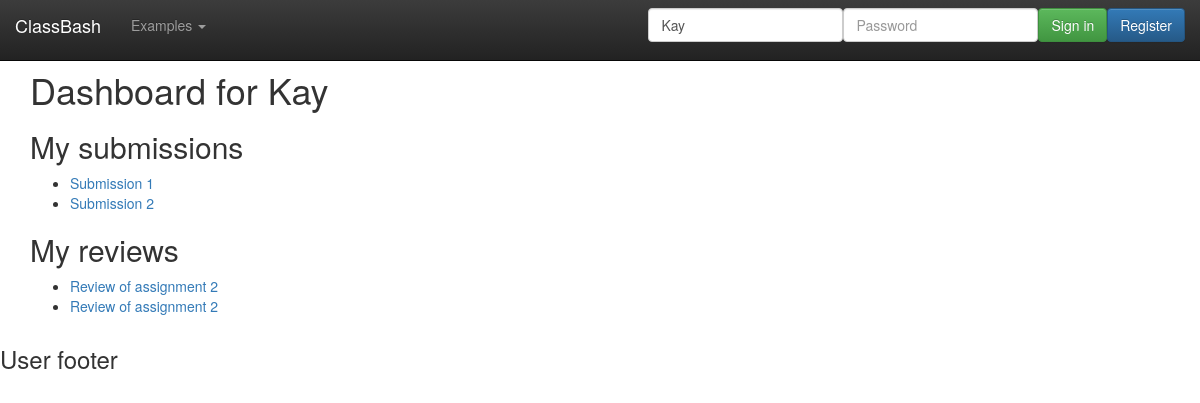
Page /WebContent/user/show/1 on the committed database.
### tables this page shows
CREATE TABLE Users (
  userId             int(11) NOT NULL AUTO_INCREMENT,
  userName           varchar (255) UNIQUE NOT NULL,
  passwordHash       varchar(255) NOT NULL,
  dateCreated        TIMESTAMP DEFAULT CURRENT_TIMESTAMP,
  PRIMARY KEY (userId)
);

CREATE TABLE Submissions (
  submissionId       int(11) NOT NULL AUTO_INCREMENT,
  submitterId        int(11) NOT NULL,
  assignmentId       int(11) NOT NULL,
  submissionFile     varchar (255) UNIQUE NOT NULL,
  dateCreated        TIMESTAMP DEFAULT CURRENT_TIMESTAMP,
  PRIMARY KEY (submissionId),
  FOREIGN KEY (submitterId) REFERENCES Users(userId),
  FOREIGN KEY (assignmentId) REFERENCES Assignments(assignmentId),
  CONSTRAINT sid_anum UNIQUE (submitterId, assignmentId)
);

CREATE TABLE Reviews (
  reviewId           int(11) NOT NULL AUTO_INCREMENT,
  submissionId       int(11) NOT NULL,
  reviewerId         int(11) NOT NULL,
  score              int NOT NULL,
  review             varchar (4096) NOT NULL,
  dateCreated        TIMESTAMP DEFAULT CURRENT_TIMESTAMP,
  PRIMARY KEY (reviewId),
  FOREIGN KEY (submissionId) REFERENCES Submissions(submissionId),
  FOREIGN KEY (reviewerId) REFERENCES Users(userId),
  CONSTRAINT rid_subid UNIQUE (reviewerId, submissionId)
);

### WebContent/models/User.class.php (called while the page is built, shortened)
<?php
class User {
	private $formInput;
	private $userName;
	public function __construct($formInput = null) {
		$this->formInput = $formInput;
	}
	public function getUserName() {
		return $this->userName;
	}
	private function extractForm($valueName) {
		if (isset($this->formInput[$valueName])) {
			$value = trim($this->formInput[$valueName]);
			$value = stripslashes ($value);
			$value = htmlspecialchars ($value);
			return $value;
		}
	}
	private function validateUserName() {
		$this->userName = $this->extractForm('userName');
	}
}
?>

### WebContent/models/UsersDB.class.php (called while the page is built, shortened)
<?php
class UsersDB {
	public static function getUserRowSetsBy($type = null, $value = null) {
		$allowedTypes = ["userId", "userName"];
		$userRowSets = array();
		try {
			$db = Database::getDB ();
			$query = "SELECT userId, userName, passwordHash FROM Users";
			if (!is_null($type)) {
			    $query = $query. " WHERE ($type = :$type)";
			    $statement = $db->prepare($query);
			    $statement->bindParam(":$type", $value);
			} else
				$statement = $db->prepare($query);
			$statement->execute ();
			$userRowSets = $statement->fetchAll(PDO::FETCH_ASSOC);
		} catch (Exception $e) {
			echo "<p>Error getting user rows by $type: " . $e->getMessage () . "</p>";
		}
		return $userRowSets;
	}
	public static function getUsersArray($rowSets) {
		$users = array();
	 	if (!empty($rowSets)) {
			foreach ($rowSets as $userRow ) {
				$user = new User($userRow);
				$user->setUserId($userRow['userId']);
				array_push ($users, $user );
			}
	 	}
		return $users;
	}
	public static function getUsersBy($type=null, $value=null) {
		$userRows = UsersDB::getUserRowSetsBy($type, $value);
		return UsersDB::getUsersArray($userRows);
	}
}
?>

### WebContent/models/Submission.class.php (called while the page is built, shortened)
<?php
class Submission {
	private $formInput;
	private $assignmentId;
	public function __construct($formInput = null) {
		$this->formInput = $formInput;
	}
	public function getAssignmentId() {
		return $this->assignmentId;
	}
	private function extractForm($valueName) {
		if (isset($this->formInput[$valueName])) {
			$value = trim($this->formInput[$valueName]);
			$value = stripslashes ($value);
			$value = htmlspecialchars ($value);
			return $value;
		}
	}
	private function validateAssignmentId() {
		$this->assignmentId = $this->extractForm('assignmentId');
	}
}
?>

### WebContent/models/SubmissionsDB.class.php (called while the page is built, shortened)
<?php
class SubmissionsDB {
	public static function getSubmissionRowSetsBy($type = null, $value = null) {
		$allowedTypes = array("submissionId", "submitterName", "assignmentId");
		$typeAlias = array("submitterName" => "Users.userName");
		$submissionRowSets = array();
		try {
			$db = Database::getDB ();
			$query = "SELECT Submissions.assignmentId, Submissions.submissionFile,
					  Submissions.submitterId, Submissions.submissionId,
	   		          Users.userName as submitterName
	   		          FROM Submissions LEFT JOIN Users ON Submissions.submitterId = Users.userId";
			if (!is_null($type)) {
				$typeValue = (isset($typeAlias[$type]))?$typeAlias[$type]:$type;
			    $query = $query. " WHERE ($typeValue = :$type)";
			    $statement = $db->prepare($query);
			    $statement->bindParam(":$type", $value);
			} else
				$statement = $db->prepare($query);
			$statement->execute ();
			$submissionRowSets = $statement->fetchAll(PDO::FETCH_ASSOC);
		} catch ( PDOException $e ) {
		}
		return $submissionRowSets;
	}
	public static function getSubmissionsArray($rowSets) {
		$submissions = array();
		foreach ($rowSets as $submissionRow ) {
			$submission = new Submission($submissionRow);
			$submission->setSubmissionId($submissionRow['submissionId']);
			$submission->setSubmissionFile($submissionRow['submissionFile']);
			array_push ($submissions, $submission);
		}
		return $submissions;
	}
	public static function getSubmissionsBy($type=null, $value=null) {
		$submissionRows = SubmissionsDB::getSubmissionRowSetsBy($type, $value);
		return SubmissionsDB::getSubmissionsArray($submissionRows);
	}
}
?>

### WebContent/models/Review.class.php (called while the page is built, shortened)
<?php
class Review {
	private $reviewId;
	public function getReviewId() {
		return $this->reviewId;
	}
	public function setReviewId($id) {
		$this->reviewId = $id;
	}
	private function initialize() {
		$this->reviewId = 0;
	}
}
?>

### WebContent/models/ReviewsDB.class.php (called while the page is built, shortened)
<?php
class ReviewsDB {
	public static function getReviewRowSetsBy($type = null, $value = null) {
		$allowedTypes = ["reviewId", "reviewerName", "submissionId", "score", "userId"];
		$typeAlias = array("reviewerName" => "Users.userName");
		$reviewRowSets = array();
		try {
			$db = Database::getDB ();
			$query = "SELECT Reviews.reviewId, Reviews.submissionId,
					  Reviews.score, Reviews.reviewerId, Users.userName as reviewerName, Reviews.review
	   		          FROM Reviews LEFT JOIN Users ON Reviews.reviewerId = Users.userId";
			if (!is_null($type)) {
				$typeValue = (isset($typeAlias[$type]))?$typeAlias[$type]:$type;
			    $query = $query. " WHERE ($typeValue = :$type)";
			    $statement = $db->prepare($query);
			    $statement->bindParam(":$type", $value);
			} else
				$statement = $db->prepare($query);
			$statement->execute ();
			$reviewRowSets = $statement->fetchAll(PDO::FETCH_ASSOC);
		} catch (Exception $e) {
		}
		return $reviewRowSets;
	}
	public static function getReviewsArray($rowSets) {
		$reviews = array();
		foreach ($rowSets as $reviewRow ) {
			$review = new Review($reviewRow);
			$review->setReviewId($reviewRow['reviewId']);
			array_push ($reviews, $review);
		}
		return $reviews;
	}
	public static function getReviewsBy($type=null, $value=null) {
		$reviewRows = ReviewsDB::getReviewRowSetsBy($type, $value);
		return ReviewsDB::getReviewsArray($reviewRows);
	}
}
?>

### WebContent/views/UserView.class.php (the view, shortened to what this page needs)
<?php
class UserView {
	public static function show() {
		MasterView::showHeader();
		MasterView::showNavbar();
		self::showDetails();
        MasterView::showFooter();
	}
	public static function showDetails() {
		$user = (array_key_exists('user', $_SESSION))?$_SESSION['user']:null;
		$base = (array_key_exists('base', $_SESSION))?$_SESSION['base']:"";
		$userReviews = (array_key_exists('userReviews', $_SESSION))?
		                $_SESSION['userReviews']:array();
		$userSubmissions = (array_key_exists('userSubmissions', $_SESSION))?
		                $_SESSION['userSubmissions']:array();
		echo '<div class = "container">';
		echo '<h1>Dashboard for '. $user->getUserName().'</h1>';
	    echo '<section><h2>My submissions</h2>';
	    echo '<ul>';
	    foreach ($userSubmissions as $submission) {
		   echo '<li> <a href = "/'.$base.'/submission/show/'.
		                      $submission->getAssignmentId().'">Submission '.
		                      $submission->getAssignmentId().'</a></li>';
	    }
	    echo '</ul></section>';
	    echo '<section><h2>My reviews</h2>';
	    echo '<ul>';
	    foreach ($userReviews as $review) {
	    	echo '<li> <a href = "/'.$base.'/review/show/'.
		               $review->getReviewId().'">Review of assignment '.
		               $submission->getAssignmentId().'</a></li>';
	    }
	    echo '</ul></section>';
	    echo '</div>';
	}
}
?>

### WebContent/views/MasterView.class.php (shortened to what this page needs)
<?php
class MasterView {
	public static function showHeader() {
        echo '<!DOCTYPE html lang="en"><html><head>';
        echo '<link rel="stylesheet" href="https://maxcdn.bootstrapcdn.com/bootstrap/3.3.5/css/bootstrap.min.css">';
        echo '<link rel="stylesheet" href="https://maxcdn.bootstrapcdn.com/bootstrap/3.3.5/css/bootstrap-theme.min.css">';
        $base = (array_key_exists('base', $_SESSION))? $_SESSION['base']: "";
        $styles = (array_key_exists('styles', $_SESSION))? $_SESSION['styles']: array();
        foreach ($styles as $style )
           echo '<link href="/'.$base.'/css/'.$style. '" rel="stylesheet">';
        echo "</head><body>";
    }
    public static function showNavBar() {
    	$base = (array_key_exists('base', $_SESSION))? $_SESSION['base']: "";
    	$authenticatedUser = (array_key_exists('authenticatedUser', $_SESSION))?
    	                 $_SESSION['authenticatedUser']:null;
    	$user = (array_key_exists('user', $_SESSION))?$_SESSION['user']:null;
    	echo '<nav class="navbar navbar-inverse navbar-fixed-top">';
    	echo '<div class="container-fluid">';
    	echo '<div class="navbar-header">';
    	echo '<a class="navbar-brand" href="/'.$base.'/">ClassBash</a>';
    	echo '</div>';
    	echo '<div id="navbar" class="navbar-collapse collapse">';
    	echo '<ul class="nav navbar-nav">';
    	echo '<li class="dropdown">';
    	echo '<a class="dropdown-toggle" data-toggle="dropdown" href="#">Examples <span class="caret"></span></a>';
    	echo '</li>';
    	echo '</ul>';
    	if (!is_null($authenticatedUser)) {
    		echo '<form class="navbar-form navbar-right"
    			    method="post" action="/'.$base.'/logout">';
    		echo '<div class="form-group">';
    		echo '<span class="label label-default">Hi '.
    		          $authenticatedUser->getUserName().'</span>&nbsp; &nbsp;';
    		echo '</div>';
    		echo '<button type="submit" class="btn btn-success">Sign out</button>';
    		echo '</form>';
    	} else {
	    	echo '<form class="navbar-form navbar-right"
	    			    method="post" action="/'.$base.'/login">';
	    	echo '<div class="form-group">';
	    	echo '<input type="text" placeholder="User name" class="form-control" name ="userName" ';
	        if (!is_null($user))
	   	        echo 'value = "'. $user->getUserName().'"';
	    	echo 'required></div>';
	    	echo '<div class="form-group">';
	    	echo '<input type="password" placeholder="Password"
	    			      class="form-control" name ="password">';
	    	echo '</div>';
	    	echo '<button type="submit" class="btn btn-success">Sign in</button>';
	    	echo '<a class="btn btn-primary" href="/'.$base.'/user/new" role="button">Register</a></p>';
	    	echo '</form>';
    	}
    	echo '</div>';
    	echo '</div>';
    	echo '</nav>';
    }
	public static function showFooter() {
		$footer = (array_key_exists('footertitle', $_SESSION))?
		           $_SESSION['footertitle']: "";
		echo '<footer>'.$footer.'</footer>';
    }
}
?>

### WebContent/css/jumbotron.css (style rules this page uses)
body { padding-top: 50px; padding-bottom: 20px; }

### rows in the picture
users: userName "Kay"
submissions: assignmentId "1"
submissions: assignmentId "2"
reviews: submissionId.assignmentId "2"

### other values in the picture
$footer "User footer"
